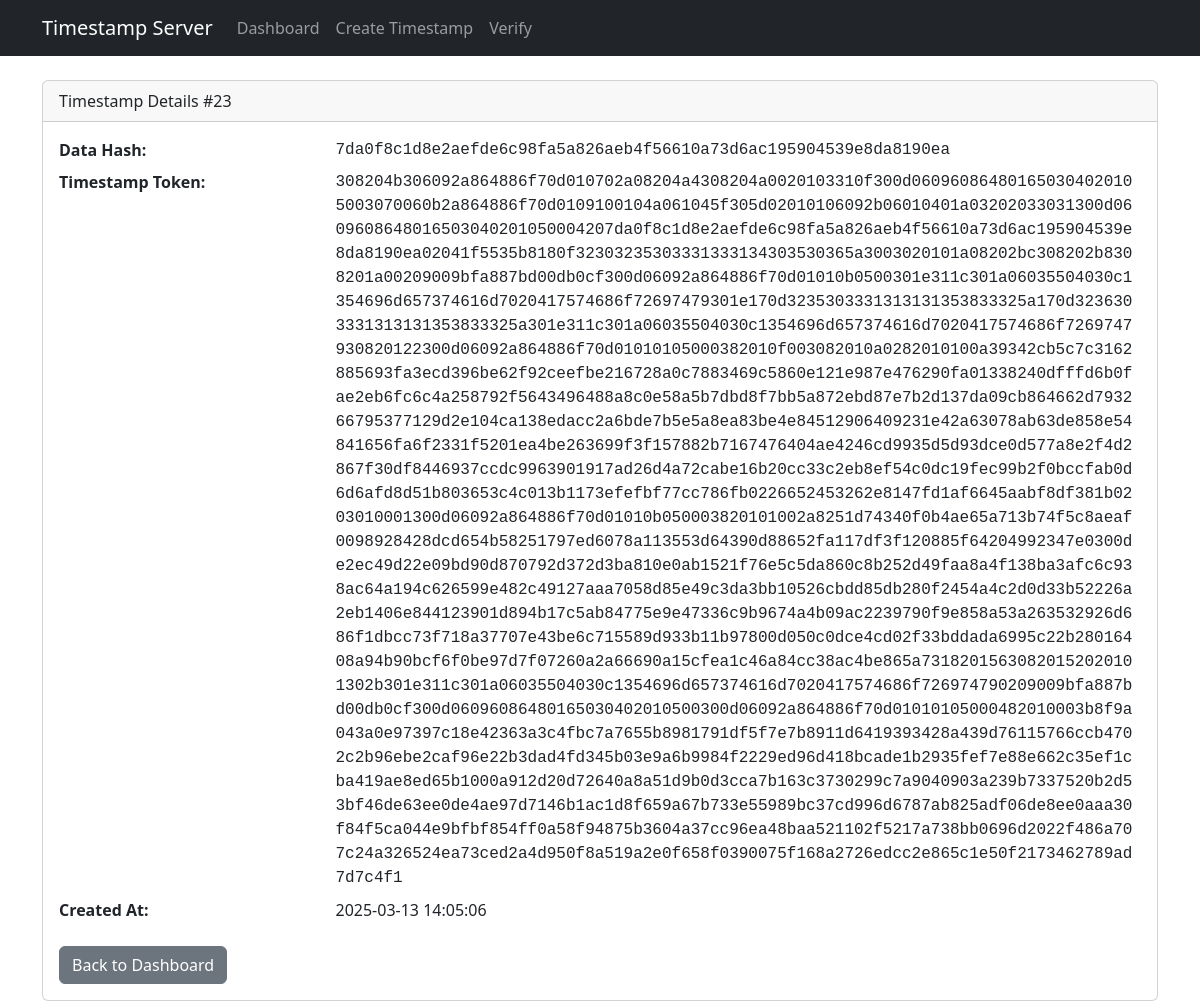
The app's page /timestamp/23 with its own data.
### models.py (models this page shows, shortened)
class Timestamp(db.Model):
    __tablename__ = 'timestamps'
    id = db.Column(db.Integer, primary_key=True)
    data_hash = db.Column(db.LargeBinary, nullable=False)
    timestamp_token = db.Column(db.LargeBinary, nullable=False)
    created_at = db.Column(db.DateTime, default=datetime.utcnow)

### app.py (the view)
@app.route('/timestamp/<int:timestamp_id>')
def timestamp_detail(timestamp_id):
    timestamp = Timestamp.query.get_or_404(timestamp_id)
    return render_template('timestamp_detail.html', timestamp=timestamp)

### templates/timestamp_detail.html
{% extends "base.html" %}
{% block content %}
<div class="card">
    <div class="card-header">
        Timestamp Details #{{ timestamp.id }}
    </div>
    <div class="card-body">
        <dl class="row">
            <dt class="col-sm-3">Data Hash:</dt>
            <dd class="col-sm-9 font-monospace">{{ timestamp.data_hash.hex() }}</dd>
            <dt class="col-sm-3">Timestamp Token:</dt>
            <dd class="col-sm-9 font-monospace text-break">{{ timestamp.timestamp_token.hex() }}</dd>
            <dt class="col-sm-3">Created At:</dt>
            <dd class="col-sm-9">{{ timestamp.created_at.strftime('%Y-%m-%d %H:%M:%S') }}</dd>
        </dl>
        <a href="/dashboard" class="btn btn-secondary">Back to Dashboard</a>
    </div>
</div>
{% endblock %}

### records on screen
Timestamp: id "23", data_hash.hex "7da0f8c1d8e2aefde6c98fa5a826aeb4f56610a73d6ac195904539e8da8190ea", timestamp_token.hex "308204b306092a864886f70d010702a08204a4308204a0020103310f300d060960864801650304020105003070060b2a864886f70d0109100104a061045f305d02010106092b06010401a03202033031300d0609608648016503040201050004207da0f8c1d8e2aefde6c98fa5a826aeb4f56610a73d6ac195904539e8da8190ea02041f5535b8180f32303235303331333134303530365a3003020101a08202bc308202b8308201a00209009bfa887bd00db0cf300d06092a864886f70d01010b0500301e311c301a06035504030c1354696d657374616d7020417574686f72697479301e170d3235303331313131353833325a170d3236303331313131353833325a301e311c301a06035504030c1354696d657374616d7020417574686f7269747930820122300d06092a864886f70d01010105000382010f003082010a0282010100a39342cb5c7c3162885693fa3ecd396be62f92ceefbe216728a0…", created_at "2025-03-13 14:05:06"
